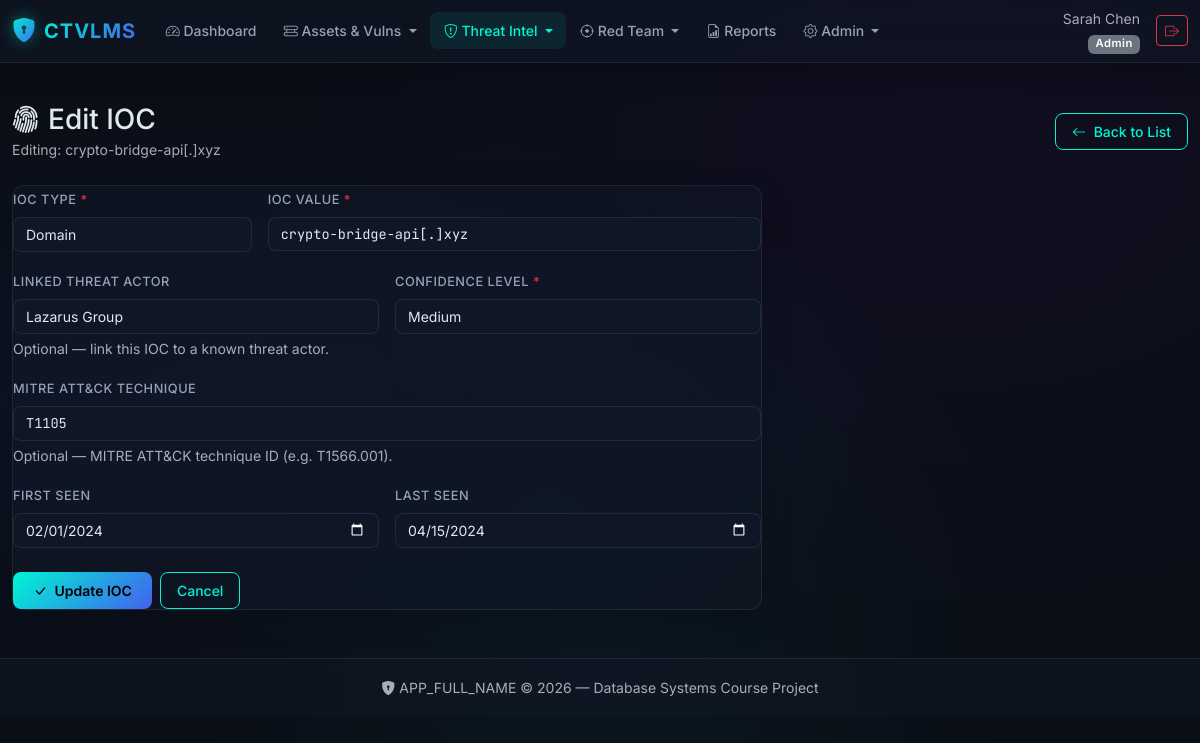
Page /?page=iocs/form&id=4 (signed in) on the committed database.
### tables this page shows
CREATE TABLE indicators_of_compromise (
    iocID INT AUTO_INCREMENT PRIMARY KEY,
    actorID INT,
    iocType ENUM('IP','Domain','URL','File_Hash','Email','Registry_Key') NOT NULL,
    iocValue VARCHAR(255) NOT NULL,
    mitreTechnique VARCHAR(20),                 
    firstSeen DATE,
    lastSeen DATE,
    confidenceLevel ENUM('Low','Medium','High') DEFAULT 'Medium',
    FOREIGN KEY (actorID) REFERENCES threat_actors(actorID) ON DELETE SET NULL
);

CREATE TABLE threat_actors (
    actorID INT AUTO_INCREMENT PRIMARY KEY,
    actorName VARCHAR(150) NOT NULL,            
    aliasNames VARCHAR(255),
    motivation ENUM('Financial','Espionage','Hacktivism','Disruption','Unknown') DEFAULT 'Unknown',
    originCountry VARCHAR(100),
    description TEXT
);

### index.php (called while the page is built, shortened)
<?php
require_once __DIR__ . '/includes/helpers.php';
$page = $_GET['page'] ?? 'dashboard';
$page = preg_replace('/[^a-zA-Z0-9_\/]/', '', $page);
$routes = [
    'dashboard'            => 'pages/dashboard.php',
    'reports'              => 'pages/reports.php',
    'users/list'           => 'pages/users/list.php',
    'users/form'           => 'pages/users/form.php',
    'assets/list'          => 'pages/assets/list.php',
    'assets/form'          => 'pages/assets/form.php',
    'vulnerabilities/list' => 'pages/vulnerabilities/list.php',
    'vulnerabilities/form' => 'pages/vulnerabilities/form.php',
    'exposures/list'       => 'pages/exposures/list.php',
    'asset_vulns/list'     => 'pages/asset_vulns/list.php',
    'asset_vulns/form'     => 'pages/asset_vulns/form.php',
    'threat_actors/list'   => 'pages/threat_actors/list.php',
    'threat_actors/form'   => 'pages/threat_actors/form.php',
    'iocs/list'            => 'pages/iocs/list.php',
    'iocs/form'            => 'pages/iocs/form.php',
    'incidents/list'       => 'pages/incidents/list.php',
    'incidents/form'       => 'pages/incidents/form.php',
    'engagements/list'     => 'pages/engagements/list.php',
    'engagements/form'     => 'pages/engagements/form.php',
    'findings/list'        => 'pages/findings/list.php',
    'findings/form'        => 'pages/findings/form.php',
    'remediations/list'    => 'pages/remediations/list.php',
    'remediations/form'    => 'pages/remediations/form.php',
    'audit_log/list'       => 'pages/audit_log/list.php',
];
require __DIR__ . '/' . $routes[$page];

### pages/iocs/form.php (the view, shortened to what this page needs)
<?php
$db = getDB();
$id = isset($_GET['id']) ? (int)$_GET['id'] : 0;
$isEdit = $id > 0;
$pageTitle = $isEdit ? 'Edit IOC' : 'New IOC';
$record = null;
if ($isEdit) {
    $stmt = $db->prepare('SELECT * FROM indicators_of_compromise WHERE iocID = :id');
    $stmt->execute([':id' => $id]);
    $record = $stmt->fetch();
}
$iocTypes         = ['IP', 'Domain', 'URL', 'File_Hash', 'Email', 'Registry_Key'];
$confidenceLevels = ['Low', 'Medium', 'High'];
$actors = $db->query('SELECT actorID, actorName FROM threat_actors ORDER BY actorName ASC')->fetchAll();
$f = [
    'actorID'         => $_POST['actorID']         ?? ($record['actorID'] ?? ''),
    'iocType'         => $_POST['iocType']         ?? ($record['iocType'] ?? ''),
    'iocValue'        => $_POST['iocValue']        ?? ($record['iocValue'] ?? ''),
    'mitreTechnique'  => $_POST['mitreTechnique']  ?? ($record['mitreTechnique'] ?? ''),
    'firstSeen'       => $_POST['firstSeen']       ?? ($record['firstSeen'] ?? ''),
    'lastSeen'        => $_POST['lastSeen']        ?? ($record['lastSeen'] ?? ''),
    'confidenceLevel' => $_POST['confidenceLevel'] ?? ($record['confidenceLevel'] ?? 'Medium'),
];
require __DIR__ . '/../../includes/header.php';
?>
<div class="page-header">
    <div>
        <h1 class="h3 mb-0">
            <i class="bi bi-fingerprint me-2"></i><?= e($pageTitle) ?>
        </h1>
        <small class="text-muted">
            <?= $isEdit ? 'Editing: ' . e($record['iocValue']) : 'Register a new indicator of compromise' ?>
        </small>
    </div>
    <a href="?page=iocs/list" class="btn btn-cyber-outline">
        <i class="bi bi-arrow-left me-1"></i> Back to List
    </a>
</div>
<div class="glass-card fade-in-up" style="max-width:750px;">
    <form method="POST" action="?page=iocs/form<?= $isEdit ? '&id=' . $id : '' ?>">
        <div class="row g-3">
            <div class="col-md-4 mb-3">
                <label for="iocType" class="form-label">IOC Type <span class="text-danger">*</span></label>
                <select class="form-select" id="iocType" name="iocType" required>
                    <?php foreach ($iocTypes as $t): ?>
                    <option value="<?= e($t) ?>" <?= $f['iocType'] === $t ? 'selected' : '' ?>>
                        <?= e(str_replace('_', ' ', $t)) ?>
                    </option>
                    <?php endforeach; ?>
                </select>
            </div>
            <div class="col-md-8 mb-3">
                <label for="iocValue" class="form-label">IOC Value <span class="text-danger">*</span></label>
                <input type="text" class="form-control font-mono" id="iocValue" name="iocValue"
                       value="<?= e($f['iocValue']) ?>" required maxlength="500"
                       placeholder="e.g. 192.168.1.100, evil.com, d41d8cd98f...">
            </div>
        </div>
        <div class="row g-3">
            <div class="col-md-6 mb-3">
                <label for="actorID" class="form-label">Linked Threat Actor</label>
                <select class="form-select" id="actorID" name="actorID">
                    <?php foreach ($actors as $a): ?>
                    <option value="<?= (int)$a['actorID'] ?>" <?= (int)$f['actorID'] === (int)$a['actorID'] && $f['actorID'] !== '' ? 'selected' : '' ?>>
                        <?= e($a['actorName']) ?>
                    </option>
                    <?php endforeach; ?>
                </select>
                <div class="form-text">Optional — link this IOC to a known threat actor.</div>
            </div>
            <div class="col-md-6 mb-3">
                <label for="confidenceLevel" class="form-label">Confidence Level <span class="text-danger">*</span></label>
                <select class="form-select" id="confidenceLevel" name="confidenceLevel" required>
                    <?php foreach ($confidenceLevels as $c): ?>
                    <option value="<?= e($c) ?>" <?= $f['confidenceLevel'] === $c ? 'selected' : '' ?>>
                        <?= e($c) ?>
                    </option>
                    <?php endforeach; ?>
                </select>
            </div>
        </div>
        <div class="mb-3">
            <label for="mitreTechnique" class="form-label">MITRE ATT&CK Technique</label>
            <input type="text" class="form-control font-mono" id="mitreTechnique" name="mitreTechnique"
                   value="<?= e($f['mitreTechnique']) ?>" maxlength="100"
                   placeholder="e.g. T1566.001, T1059.001">
            <div class="form-text">Optional — MITRE ATT&CK technique ID (e.g. T1566.001).</div>
        </div>
        <div class="row g-3">
            <div class="col-md-6 mb-3">
                <label for="firstSeen" class="form-label">First Seen</label>
                <input type="date" class="form-control" id="firstSeen" name="firstSeen"
                       value="<?= e($f['firstSeen'] ? date('Y-m-d', strtotime($f['firstSeen'])) : '') ?>">
            </div>
            <div class="col-md-6 mb-3">
                <label for="lastSeen" class="form-label">Last Seen</label>
                <input type="date" class="form-control" id="lastSeen" name="lastSeen"
                       value="<?= e($f['lastSeen'] ? date('Y-m-d', strtotime($f['lastSeen'])) : '') ?>">
            </div>
        </div>
        <div class="d-flex gap-2 mt-2">
            <button type="submit" class="btn btn-cyber">
                <i class="bi bi-check-lg me-1"></i> <?= $isEdit ? 'Update IOC' : 'Create IOC' ?>
            </button>
            <a href="?page=iocs/list" class="btn btn-cyber-outline">Cancel</a>
        </div>
    </form>
</div>
<?php require __DIR__ . '/../../includes/footer.php'; ?>

### public/css/style.css (style rules this page uses)
:root { --bg-primary: #0a0e17; --bg-secondary: #111827; --bg-card: rgba(17, 24, 39, 0.7); --bg-glass: rgba(17, 24, 39, 0.55); --border-glass: rgba(255, 255, 255, 0.08); --text-primary: #e2e8f0; --text-secondary: #94a3b8; --text-muted: #64748b; --accent-cyan: #00f5d4; --accent-magenta: #f72585; --accent-blue: #4361ee; --accent-purple: #7209b7; --accent-orange: #fb8500; --severity-critical: #ef4444; --severity-high: #f97316; --severity-medium: #eab308; --severity-low: #22c55e; --font-body: 'Inter', system-ui, -apple-system, sans-serif; --font-mono: 'JetBrains Mono', 'Fira Code', monospace; --glass-blur: 16px; --radius: 12px; --radius-sm: 8px; --transition: all 0.3s cubic-bezier(0.4, 0, 0.2, 1); }
html { scroll-behavior: smooth; }
body { font-family: var(--font-body); background: var(--bg-primary); color: var(--text-primary); min-height: 100vh; background-image: radial-gradient(ellipse at 20% 50%, rgba(67, 97, 238, 0.08) 0%, transparent 50%), radial-gradient(ellipse at 80% 20%, rgba(114, 9, 183, 0.06) 0%, transparent 50%), radial-gradient(ellipse at 50% 80%, rgba(0, 245, 212, 0.04) 0%, transparent 50%); }
.glass-card { background: var(--bg-glass); backdrop-filter: blur(var(--glass-blur)); -webkit-backdrop-filter: blur(var(--glass-blur)); border: 1px solid var(--border-glass); border-radius: var(--radius); box-shadow: 0 8px 32px rgba(0, 0, 0, 0.2); transition: var(--transition); }
.badge { font-weight: 600; font-size: 0.7rem; letter-spacing: 0.5px; padding: 0.35em 0.65em; border-radius: 6px; }
.btn-cyber { background: linear-gradient(135deg, var(--accent-cyan), var(--accent-blue)); border: none; color: #000; font-weight: 600; font-size: 0.875rem; padding: 0.5rem 1.25rem; border-radius: var(--radius-sm); transition: var(--transition); text-decoration: none; }
.btn-cyber-outline { background: transparent; border: 1px solid var(--accent-cyan); color: var(--accent-cyan); font-weight: 500; font-size: 0.875rem; padding: 0.45rem 1rem; border-radius: var(--radius-sm); transition: var(--transition); text-decoration: none; }
.form-control, .form-select { background: rgba(17, 24, 39, 0.8) !important; border: 1px solid var(--border-glass) !important; color: var(--text-primary) !important; border-radius: var(--radius-sm); font-size: 0.875rem; transition: var(--transition); }
.form-label { color: var(--text-secondary); font-weight: 500; font-size: 0.8rem; text-transform: uppercase; letter-spacing: 0.5px; }
.page-header { display: flex; align-items: center; justify-content: space-between; flex-wrap: wrap; gap: 1rem; margin-bottom: 1.5rem; }
.font-mono { font-family: var(--font-mono); font-size: 0.85rem; }
.fade-in-up { animation: fadeInUp 0.5s ease-out forwards; }

### rows in the picture
indicators_of_compromise: iocValue "crypto-bridge-api[.]xyz", actorID "Lazarus Group", mitreTechnique "T1105", firstSeen "02/01/2024", lastSeen "04/15/2024"

### other values in the picture
$user['name'] "Sarah Chen"
$map[$role] "Admin"
$pageTitle "Edit IOC"
APP_FULL_NAME "APP_FULL_NAME"
form field iocType "Domain"
form field confidenceLevel "Medium"
